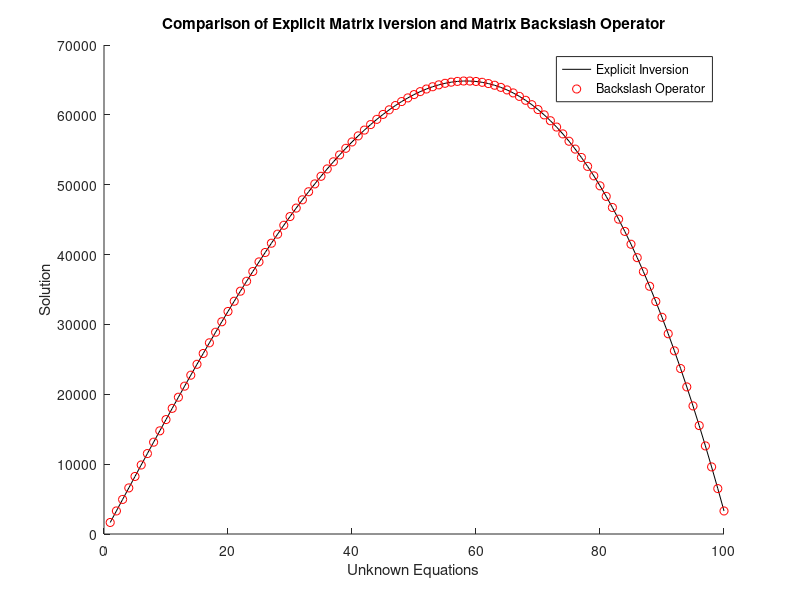

Write the MATLAB code that produced this figure.
%NE 155 - Introduction to Numerical Methods in Radiation Transport
%Homework 5
%Problem 1)

clc, clear, clf

N = 100; 

%Part a)
A = full(gallery('tridiag',N,-1,2,-1));
b = zeros(N,1);

for i = 1:N
    
    b(i) = i - 1;
    
end

%Part b)
%Condition number of A
condA = cond(A);

%Part c)
%Solving Ax = b by inverting A
x_exp = inv(A)*b;

%Part d)
%Solving Ax = b using backslash operator
x_back = A\b;

hold on
plot(x_exp,'k-')
plot(x_back,'ro')

xlabel('Unknown Equations')
ylabel('Solution')
title('Comparison of Explicit Matrix Iversion and Matrix Backslash Operator')
legend('Explicit Inversion','Backslash Operator','Location','Best')